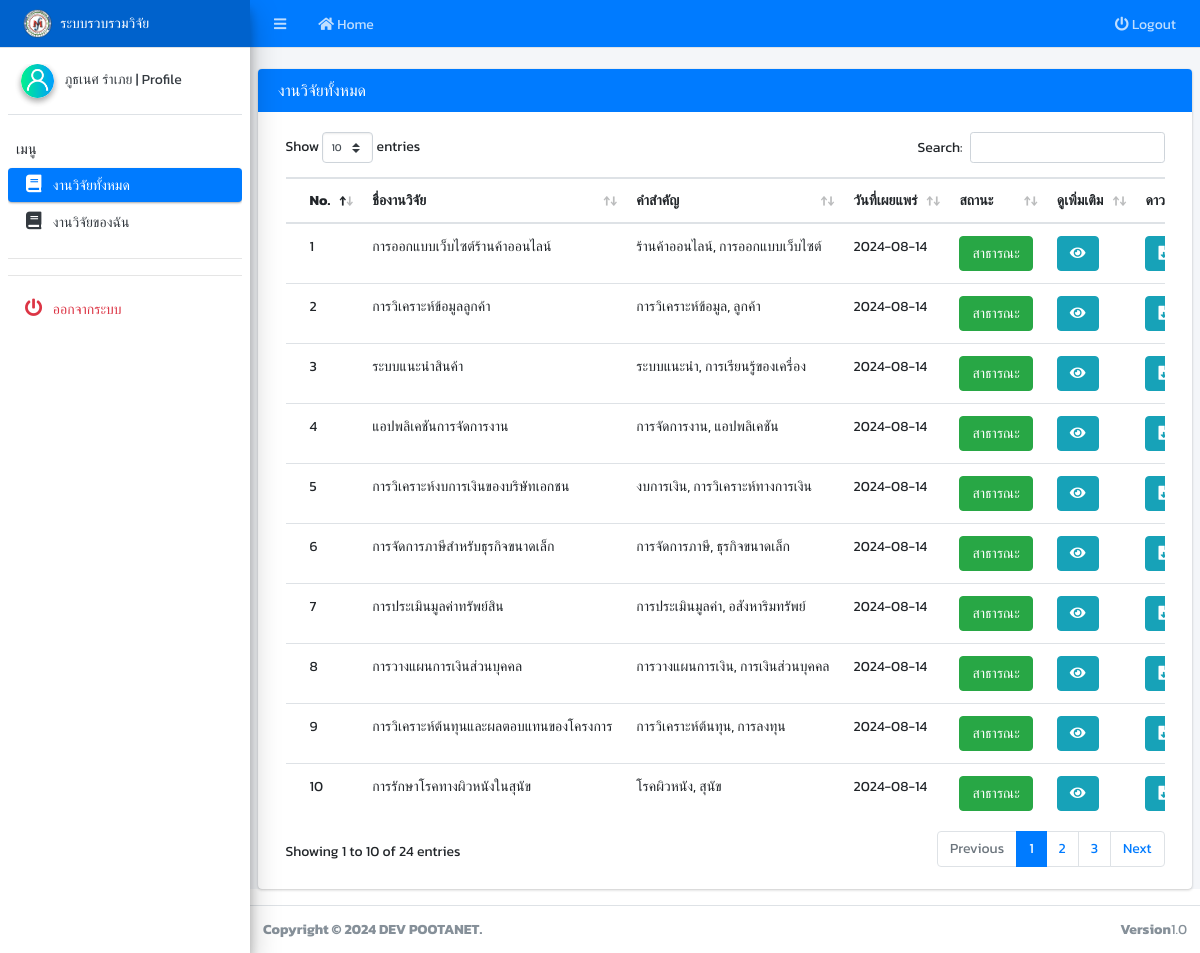
Page /site/ (signed in) on the committed database.
### tables this page shows
CREATE TABLE `thesis` (
  `thesis_id` int(11) NOT NULL,
  `thesis_topic` varchar(100) NOT NULL,
  `thesis_description` text NOT NULL,
  `thesis_date` date NOT NULL,
  `thesis_keyword` varchar(100) NOT NULL,
  `thesis_file` varchar(255) NOT NULL,
  `mem_id` int(11) NOT NULL,
  `thesis_status` int(11) NOT NULL DEFAULT 0
);

### site/index.php (the view, shortened to what this page needs)
<?php
$menu = "all";
include("header.php");
$query_thesis = "SELECT t.*, m.mem_name
FROM
    thesis t
JOIN
    member m ON t.mem_id = m.mem_id
WHERE
    t.thesis_status != 3 and t.thesis_status != 0 ;" ;
$rs_thesis = mysqli_query($condb, $query_thesis);
?>
<br>
  <section class="content">
  <div class="card card-primary">
      <div class="card-header ">
        <h3 class="card-title">งานวิจัยทั้งหมด</h3>
      </div>
      <div class="card-body">
        <div class="container-fluid">
          <div class="row">
            <div class="col-md-12">
            <div class="card-body table-responsive p-0">
              <table id="example1" class="table table-head-fixed text-nowrap">
                <thead>
                  <tr class="danger">
                    <th width ="5%">No.</th>
                    <th>ชื่องานวิจัย</th>
                    <th>คำสำคัญ</th>
                    <th width ="10%">วันที่เผยแพร่</th>
                    <th width ="5%">สถานะ</th>
                    <th width ="5%">ดูเพิ่มเติม</th>
                    <th width ="5%">ดาวน์โหลด[PDF]</th>
                  </tr>
                </thead>
                <tbody>
                  <?php foreach ($rs_thesis as $row_thesis) { ?>
                  <tr>
                    <td><?php echo @$l+=1; ?></td>
                    <td><?php echo $row_thesis['thesis_topic']; ?></td>
                    <td><?php echo $row_thesis['thesis_keyword']; ?></td>
                    <td><?php echo $row_thesis['thesis_date']; ?></td>
                    <td>
                    <?php if($row_thesis['thesis_status']=='1'){ ?>
                          <button class="btn btn-success">สาธารณะ</button>
                    <?php } else {?>
                          <button class="btn btn-danger">รอการอนุมัติ</button>
                    <?php }?>
                    </td>
                    <td>
                    <a href="" class="btn btn-info" target="" data-toggle="modal" data-target="#Modal<?php echo $row_thesis['thesis_id'];?>"><i class="fas fas fa-eye"></i></a>
                    </td>
                    <td>
                      <a href="../assets/file/thesis/<?php echo htmlspecialchars($row_thesis['thesis_file']); ?>" class="btn btn-info" download>
                      <i class="fas fa-file-download"></i> ดาวน์โหลด
                      </a>
                    </td>
                  </tr>
                  <?php }?>
                </tbody>
              </table>
              </div>
            </div>
          </div>
        </div>
      </div>
  </div>
  </section>
  <?php include('footer.php'); ?>
</body>
</html>

### site/head.php (shortened to what this page needs)
<!DOCTYPE html>
<html>
<head>
  <link rel="stylesheet" href="https://cdnjs.cloudflare.com/ajax/libs/font-awesome/5.15.3/css/all.min.css">
  <link rel="stylesheet" href="https://code.ionicframework.com/ionicons/2.0.1/css/ionicons.min.css">
  <link rel="stylesheet" href="../assets/icheck-bootstrap.min.css">
  <link rel="stylesheet" href="../assets/dataTables.bootstrap4.css">
  <link rel="stylesheet" href="../assets/adminlte.min.css">
  <link rel="stylesheet" href="../assets/select2.min.css">
  <link rel="stylesheet" href="../assets/select2-bootstrap4.min.css">
  <link href="../assets/tagsinput.css?v=11" rel="stylesheet" type="text/css">
</head>

### site/header.php (shortened to what this page needs)
<?php include ("head.php"); ?>
<body class="hold-transition sidebar-mini layout-fixed layout-navbar-fixed text-sm">
<div class="wrapper">
  <?php include ("navbar.php"); ?>
  <?php include ("sidebar.php"); ?>
  <div class="content-wrapper">

### site/navbar.php
<nav class="main-header  navbar navbar-expand navbar-primary navbar-dark">
    <ul class="navbar-nav">
      <li class="nav-item">
        <a class="nav-link" data-widget="pushmenu" href="#"><i class="fas fa-bars"></i></a>
      </li>
      <li class="nav-item">
        <a class="nav-link <?php if ($menu == "index"){echo "active";} ?>"  href="index.php"><i class="fas fa-home"></i> Home</a>
      </li>
    </ul>
    <ul class="navbar-nav ml-auto">
      <li class="nav-item ">
        <a href="../logout.php" class="nav-link ">
          <i class="fa fa-power-off"></i> Logout
        </a>
      </li>
    </ul>
  </nav>

### site/sidebar.php (shortened to what this page needs)
<aside class="main-sidebar sidebar-light-primary elevation-4">
    <a href="" class="brand-link bg-primary">
      <img src="../assets/img/logo/Logo-mut.png"
           alt="Logo"
           class="brand-image"
          >
      <span class="brand-text font-weight-light">ระบบรวบรวมวิจัย</span>
    </a>
    <div class="sidebar">
      <div class="user-panel mt-3 pb-3 mb-3 d-flex">
        <div class="image">
           <img src="../assets/img/member/<?php echo $_SESSION['mem_img'];?>" class="img-circle elevation-2" alt="User Image">
        </div>
        <div class="info">
        <a href="profile.php" target="" class="d-block"> <?php echo $_SESSION['mem_name'];?> | Profile</a>
        </div>
      </div>
      <nav class="mt-2">
        <ul class="nav nav-pills nav-sidebar nav-child-indent flex-column" data-widget="treeview" role="menu" data-accordion="false">
          <li class="nav-header">เมนู</li>
         <li class="nav-item">
            <a href="index.php" class="nav-link <?php if($menu=="all"){echo "active";} ?> ">
            <i class="nav-icon fas fa-book"></i>
              <p>งานวิจัยทั้งหมด</p>
            </a>
          </li>
          <li class="nav-item">
            <a href="user_list_thesis.php" class="nav-link <?php if($menu=="thesis"){echo "active";} ?> ">
            <i class="nav-icon fas fa-book"></i>
              <p>งานวิจัยของฉัน </p>
            </a>
          </li>
        </ul>
        <hr>
        <hr>
<ul class="nav nav-pills nav-sidebar nav-child-indent flex-column" data-widget="treeview" role="menu" data-accordion="false">
          <li class="nav-item">
            <a href="../logout.php" class="nav-link text-danger">
              <i class="nav-icon fas fa-power-off"></i>
              <p>ออกจากระบบ</p>
            </a>
          </li>
        </ul>
      </nav>
    </div>
  </aside>

### site/footer.php (shortened to what this page needs)
</div>
  <footer class="main-footer">
    <div class="float-right d-none d-sm-block">
      <b>Version</b>1.0
    </div>
    <strong>Copyright &copy; 2024 DEV POOTANET.</strong>
  </footer>
</div>

### site/head.php (style rules this page uses)
body { font-family: 'Kanit', sans-serif; font-size: 14px; }

### rows in the picture
thesis: l "1", thesis_topic "การออกแบบเว็บไซต์ร้านค้าออนไลน์", thesis_keyword "ร้านค้าออนไลน์, การออกแบบเว็บไซต์", thesis_date "2024-08-14", thesis_status "สาธารณะ"
thesis: l "2", thesis_topic "การวิเคราะห์ข้อมูลลูกค้า", thesis_keyword "การวิเคราะห์ข้อมูล, ลูกค้า", thesis_date "2024-08-14", thesis_status "สาธารณะ"
thesis: l "3", thesis_topic "ระบบแนะนำสินค้า", thesis_keyword "ระบบแนะนำ, การเรียนรู้ของเครื่อง", thesis_date "2024-08-14", thesis_status "สาธารณะ"
thesis: l "4", thesis_topic "แอปพลิเคชันการจัดการงาน", thesis_keyword "การจัดการงาน, แอปพลิเคชัน", thesis_date "2024-08-14", thesis_status "สาธารณะ"
thesis: l "5", thesis_topic "การวิเคราะห์งบการเงินของบริษัทเอกชน", thesis_keyword "งบการเงิน, การวิเคราะห์ทางการเงิน", thesis_date "2024-08-14", thesis_status "สาธารณะ"
thesis: l "6", thesis_topic "การจัดการภาษีสำหรับธุรกิจขนาดเล็ก", thesis_keyword "การจัดการภาษี, ธุรกิจขนาดเล็ก", thesis_date "2024-08-14", thesis_status "สาธารณะ"
thesis: l "7", thesis_topic "การประเมินมูลค่าทรัพย์สิน", thesis_keyword "การประเมินมูลค่า, อสังหาริมทรัพย์", thesis_date "2024-08-14", thesis_status "สาธารณะ"
thesis: l "8", thesis_topic "การวางแผนการเงินส่วนบุคคล", thesis_keyword "การวางแผนการเงิน, การเงินส่วนบุคคล", thesis_date "2024-08-14", thesis_status "สาธารณะ"
thesis: l "9", thesis_topic "การวิเคราะห์ต้นทุนและผลตอบแทนของโครงการ", thesis_keyword "การวิเคราะห์ต้นทุน, การลงทุน", thesis_date "2024-08-14", thesis_status "สาธารณะ"
thesis: l "10", thesis_topic "การรักษาโรคทางผิวหนังในสุนัข", thesis_keyword "โรคผิวหนัง, สุนัข", thesis_date "2024-08-14", thesis_status "สาธารณะ"

### other values in the picture
$_SESSION['mem_name'] "ภูธเนศ รำเภย"
